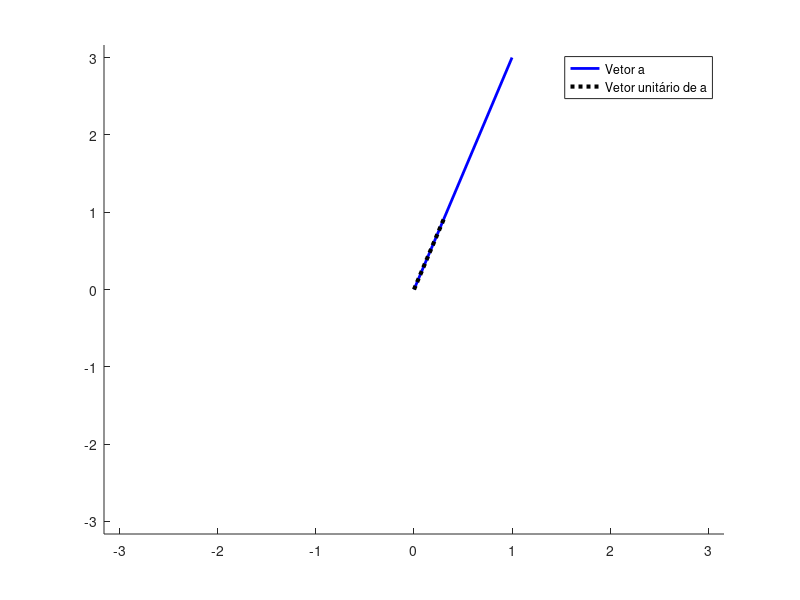

This chart was generated by the following MATLAB code:
clc;
clear all;
a = [1 3]';
% Calcular o módulo desse vetor
a_modulo = norm(a);
% Novo vetor unitário na mesma direção do vetor a
a_unit = a/a_modulo;
% Confirmar que é um vetor unitário;
norm(a_unit) == 1;
norm(a_unit) - 1;
% Plot do vetor original
figure(1), clf, hold on
plot([0 a(1)],[0 a(2)],'b','linew',2) % Linew cria uma linha primitiva e o n° final
%representa a espessura da linha
% Plot do vetor unitário
plot([0 a_unit(1)],[0 a_unit(2)],'k:','linew',3) % m é a cor da linha
axis([-1 1 -1 1]*a_modulo) % ajuste da escala do gráfico
legend({'Vetor a','Vetor unitário de a'}) % legenda